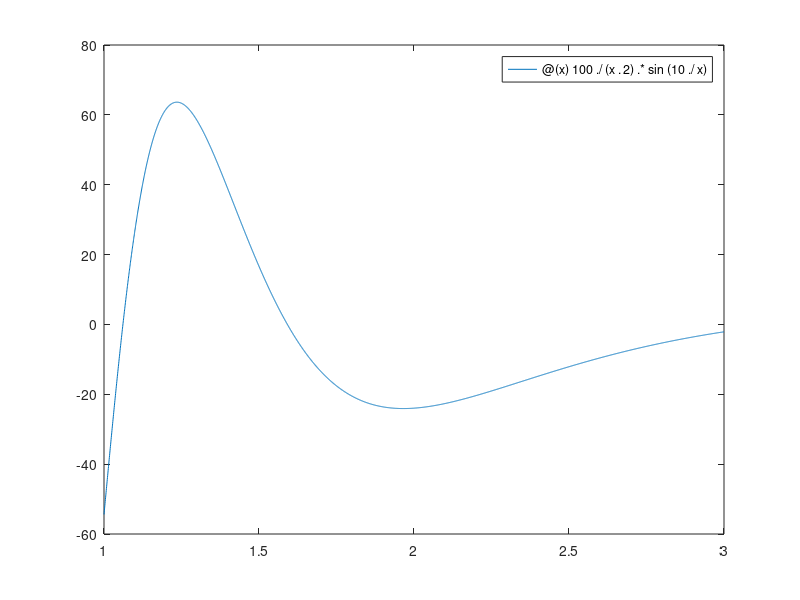

Reproduce this figure in MATLAB. (Note: this script raises an error after producing the figure.)
a = 1;
b = 3;
n1 = 50;
n2 = 100;
prec = 10^-4;
real_value = -1.4260247818;

f = @(x) 100./(x.^2) .* sin(10 ./x);

fplot(f, [a,b]);

val_adquad = adquad(a,b,f,prec)
val_simpson1 = repeated_simpson(a,b,n1,f)
val_simpson2 = repeated_simpson(a,b,n2,f)


adquad_err = abs(val_adquad-real_value)
simpson1_err = abs(val_simpson1-real_value)
simpson2_err = abs(val_simpson2-real_value)
